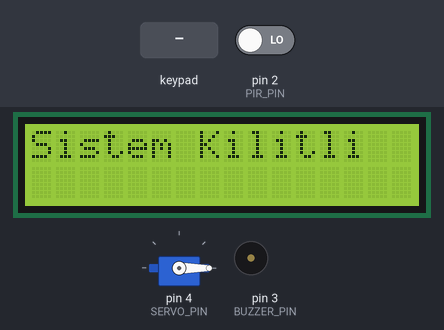
The sketch below on a simulated Arduino Uno, built with avr-gcc and run on an emulated ATmega328P. Parts: 16×2 character LCD, servo, buzzer (waves = sounding). The test bench sets the inputs (shaded band); at power-on: pin 2 (PIR_PIN) LOW. What the sketch prints to the serial monitor is not drawn.

Above: at 0.9 s.
1.0 s: keypad keys 1 2 1 1 1 0 9 pressed 0.4 s apart
At 3.4 s:
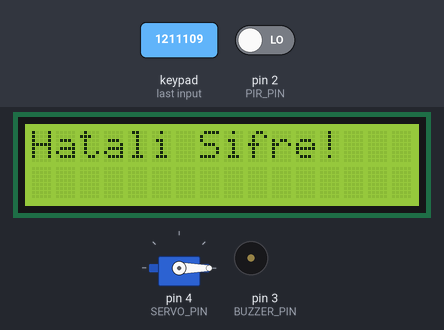
5.7 s: pin 2 (PIR_PIN) driven HIGH
At 6.9 s:
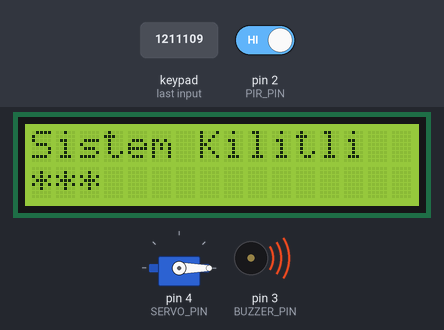
8.7 s: key '1' pressed
At 10.1 s:
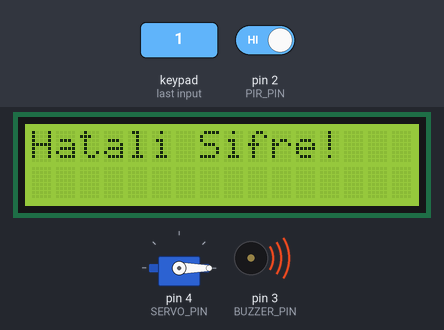
11.7 s: key '2' pressed
At 13.3 s:
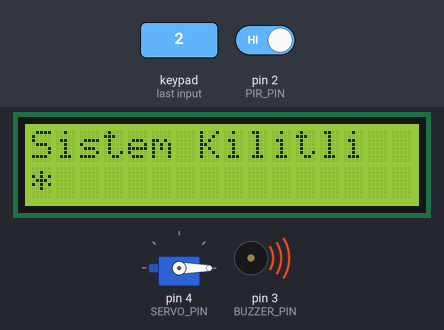
14.7 s: keypad keys 1 2 1 1 1 0 9 # pressed 0.4 s apart
At 14.83 s:
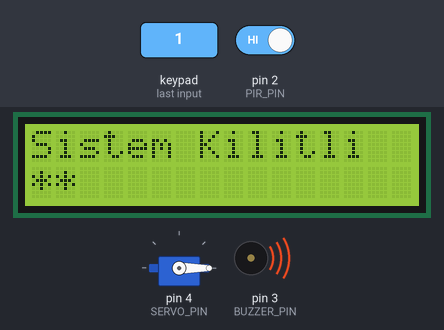
19.4 s: key '3' pressed
Timing chart, 0 to 22.7 s (numbered marks = the images above; inputs shaded):
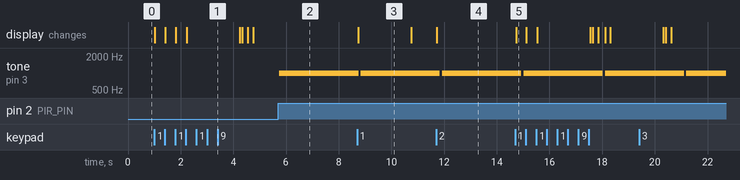

Measured:
- after the input at 1.0 s, the display: first changes at once (image 1 shows a later state)
- after the input at 5.7 s, tone on pin 3 (BUZZER_PIN): silent → 1000 Hz after 0.05 s
- after the input at 8.7 s, the display: changes at once (image 3)
- after the input at 11.7 s, the display: changes at once (image 4)
- after the input at 14.7 s, the display: changes at once (image 5)
- what the display in image 3 shows lasts 2.0 s, from 8.7 s to 10.7 s

The sketch:

main.ino
```cpp
#include <Arduino_FreeRTOS.h>
#include <queue.h>
#include <semphr.h>
#include <LiquidCrystal_I2C.h>
#include <Servo.h>
#include <Keypad.h>

LiquidCrystal_I2C lcd(0x27, 16, 2);
Servo lockServo;

#define PIR_PIN 2
#define BUZZER_PIN 3
#define SERVO_PIN 4

const byte ROWS = 4;
const byte COLS = 4;
char keys[ROWS][COLS] = {
  {'1','2','3','A'},
  {'4','5','6','B'},
  {'7','8','9','C'},
  {'*','0','#','D'}
};
byte rowPins[ROWS] = {12, 11, 10, 9};
byte colPins[COLS] = {8, 7, 6, 5};
Keypad keypad = Keypad(makeKeymap(keys), rowPins, colPins, ROWS, COLS);

char entered[5];
byte keyIndex = 0;
bool isLocked = true;

QueueHandle_t logQueue;
SemaphoreHandle_t lockMutex;

void TaskAccessControl(void *pvParameters);
void TaskIntrusionDetection(void *pvParameters);
void TaskLogger(void *pvParameters);

void setup() {
  Serial.begin(9600);
  lcd.init();
  lcd.backlight();

  pinMode(PIR_PIN, INPUT);
  pinMode(BUZZER_PIN, OUTPUT);

  lockServo.attach(SERVO_PIN);
  lockServo.write(0);

  lcd.setCursor(0,0);
  // F() makrosu yazıları SRAM'den kurtarıp kalıcı hafızaya yazar
  lcd.print(F("Sistem Kilitli"));

  logQueue = xQueueCreate(3, sizeof(byte));
  lockMutex = xSemaphoreCreateMutex();

  // Hafıza kontrolü: Eğer RAM yeterliyse görevleri başlat
  if(logQueue != NULL && lockMutex != NULL) {
    xTaskCreate(TaskIntrusionDetection, "PIR", 85, NULL, 3, NULL);
    xTaskCreate(TaskAccessControl, "KPD", 110, NULL, 2, NULL);
    xTaskCreate(TaskLogger, "LOG", 85, NULL, 1, NULL);
    vTaskStartScheduler();
  } else {
    lcd.clear();
    lcd.print(F("RTOS RAM HATASI"));
  }
}

void loop() {}

void TaskAccessControl(void *pvParameters) {
  (void) pvParameters;
  for (;;) {
    char key = keypad.getKey();
    if (key) {
      entered[keyIndex++] = key;
      lcd.setCursor(keyIndex - 1, 1);
      lcd.print("*");

      if (keyIndex == 4) {
        // Hafıza yiyen strcmp yerine doğrudan karakter kontrolü
        if (entered[0]=='1' && entered[1]=='2' && entered[2]=='3' && entered[3]=='4') {
          xSemaphoreTake(lockMutex, portMAX_DELAY);
          isLocked = false;
          xSemaphoreGive(lockMutex);

          lcd.clear();
          lcd.print(F("Erisim Onaylandi"));
          lockServo.write(90);

          byte logMsg = 1;
          xQueueSend(logQueue, &logMsg, portMAX_DELAY);

          vTaskDelay(5000 / portTICK_PERIOD_MS);

          xSemaphoreTake(lockMutex, portMAX_DELAY);
          isLocked = true;
          xSemaphoreGive(lockMutex);

          lockServo.write(0);
          lcd.clear();
          lcd.print(F("Sistem Kilitli"));
        } else {
          lcd.clear();
          lcd.print(F("Hatali Sifre!"));
          byte logMsg = 2;
          xQueueSend(logQueue, &logMsg, portMAX_DELAY);
          vTaskDelay(2000 / portTICK_PERIOD_MS);
          lcd.clear();
          lcd.print(F("Sistem Kilitli"));
        }
        keyIndex = 0;
      }
    }
    vTaskDelay(30 / portTICK_PERIOD_MS); // Tuş algılamayı hızlandırmak için 30ms'ye çekildi
  }
}

void TaskIntrusionDetection(void *pvParameters) {
  (void) pvParameters;
  for (;;) {
    int pirState = digitalRead(PIR_PIN);

    xSemaphoreTake(lockMutex, portMAX_DELAY);
    bool lockedStatus = isLocked;
    xSemaphoreGive(lockMutex);

    if (pirState == HIGH && lockedStatus) {
      tone(BUZZER_PIN, 1000);
      byte logMsg = 3;
      xQueueSend(logQueue, &logMsg, portMAX_DELAY);
      vTaskDelay(3000 / portTICK_PERIOD_MS);
      noTone(BUZZER_PIN);
    }
    vTaskDelay(100 / portTICK_PERIOD_MS);
  }
}

void TaskLogger(void *pvParameters) {
  (void) pvParameters;
  byte msgCode;
  for (;;) {
    if (xQueueReceive(logQueue, &msgCode, portMAX_DELAY) == pdPASS) {
      Serial.print(F("[LOG] - "));
      if (msgCode == 1) Serial.println(F("Yetkili Girisi Yapildi. Kilit Acildi."));
      else if (msgCode == 2) Serial.println(F("DIKKAT: Hatali Sifre Denemesi!"));
      else if (msgCode == 3) Serial.println(F("ALARM: Kilitliyken Hareket Algilandi!"));
    }
  }
}
```
